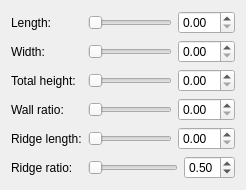
              <widget class="QWidget" name="pageAsymmetricGableHouse">
               <layout class="QFormLayout" name="formLayout_9">
                <item row="0" column="0">
                 <widget class="QLabel" name="labelAGHLength">
                  <property name="text">
                   <string>Length:</string>
                  </property>
                 </widget>
                </item>
                <item row="0" column="1">
                 <layout class="QHBoxLayout" name="layoutAGHLength">
                  <item>
                   <widget class="QSlider" name="sliderAGHLength">
                    <property name="orientation">
                     <enum>Qt::Horizontal</enum>
                    </property>
                   </widget>
                  </item>
                  <item>
                   <widget class="QDoubleSpinBox" name="spinBoxAGHLength">
                    <property name="singleStep">
                     <double>0.100000000000000</double>
                    </property>
                   </widget>
                  </item>
                 </layout>
                </item>
                <item row="1" column="0">
                 <widget class="QLabel" name="labelAGHWidth">
                  <property name="text">
                   <string>Width:</string>
                  </property>
                 </widget>
                </item>
                <item row="1" column="1">
                 <layout class="QHBoxLayout" name="layoutAGHWidth">
                  <item>
                   <widget class="QSlider" name="sliderAGHWidth">
                    <property name="orientation">
                     <enum>Qt::Horizontal</enum>
                    </property>
                   </widget>
                  </item>
                  <item>
                   <widget class="QDoubleSpinBox" name="spinBoxAGHWidth">
                    <property name="singleStep">
                     <double>0.100000000000000</double>
                    </property>
                   </widget>
                  </item>
                 </layout>
                </item>
                <item row="2" column="0">
                 <widget class="QLabel" name="labelAGHHeightWall">
                  <property name="text">
                   <string>Total height:</string>
                  </property>
                 </widget>
                </item>
                <item row="2" column="1">
                 <layout class="QHBoxLayout" name="layoutAGHHeightWall">
                  <item>
                   <widget class="QSlider" name="sliderAGHHeightWall">
                    <property name="orientation">
                     <enum>Qt::Horizontal</enum>
                    </property>
                   </widget>
                  </item>
                  <item>
                   <widget class="QDoubleSpinBox" name="spinBoxAGHHeightWall">
                    <property name="singleStep">
                     <double>0.100000000000000</double>
                    </property>
                   </widget>
                  </item>
                 </layout>
                </item>
                <item row="3" column="0">
                 <widget class="QLabel" name="labelAGHRoofHeight">
                  <property name="text">
                   <string>Wall ratio:</string>
                  </property>
                 </widget>
                </item>
                <item row="3" column="1">
                 <layout class="QHBoxLayout" name="layoutAGHRoofHeight">
                  <item>
                   <widget class="QSlider" name="sliderAGHRoofHeight">
                    <property name="orientation">
                     <enum>Qt::Horizontal</enum>
                    </property>
                   </widget>
                  </item>
                  <item>
                   <widget class="QDoubleSpinBox" name="spinBoxAGHRoofHeight">
                    <property name="singleStep">
                     <double>0.100000000000000</double>
                    </property>
                   </widget>
                  </item>
                 </layout>
                </item>
                <item row="4" column="0">
                 <widget class="QLabel" name="labelAGHRidgeLength">
                  <property name="text">
                   <string>Ridge length:</string>
                  </property>
                 </widget>
                </item>
                <item row="4" column="1">
                 <layout class="QHBoxLayout" name="layoutAGHRidgeLength">
                  <item>
                   <widget class="QSlider" name="sliderAGHRidgeLength">
                    <property name="value">
                     <number>0</number>
                    </property>
                    <property name="orientation">
                     <enum>Qt::Horizontal</enum>
                    </property>
                   </widget>
                  </item>
                  <item>
                   <widget class="QDoubleSpinBox" name="spinBoxAGHRidgeLength">
                    <property name="singleStep">
                     <double>0.100000000000000</double>
                    </property>
                   </widget>
                  </item>
                 </layout>
                </item>
                <item row="5" column="0">
                 <widget class="QLabel" name="labelAGHRidgeOffset">
                  <property name="text">
                    <string>Ridge ratio:</string>
                  </property>
                 </widget>
                </item>
                <item row="5" column="1">
                 <layout class="QHBoxLayout" name="layoutAGHRidgeOffset">
                  <item>
                   <widget class="QSlider" name="sliderAGHRidgeOffset">
                    <property name="minimum">
                     <number>20</number>
                    </property>
                    <property name="maximum">
                     <number>80</number>
                    </property>
                    <property name="orientation">
                     <enum>Qt::Horizontal</enum>
                    </property>
                   </widget>
                  </item>
                  <item>
                   <widget class="QDoubleSpinBox" name="spinBoxAGHRidgeOffset">
                    <property name="minimum">
                     <double>0.200000000000000</double>
                    </property>
                    <property name="maximum">
                     <double>0.800000000000000</double>
                    </property>
                    <property name="singleStep">
                     <double>0.010000000000000</double>
                    </property>
                    <property name="value">
                     <double>0.500000000000000</double>
                    </property>
                   </widget>
                  </item>
                 </layout>
                </item>
               </layout>
              </widget>
